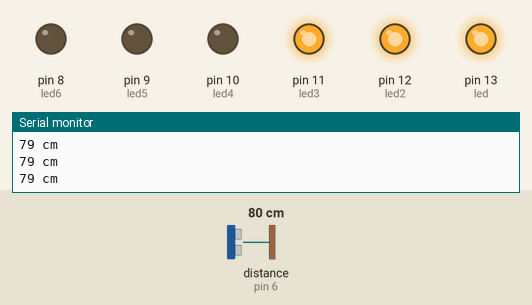
Recording of a sketch running on a simulated Arduino Uno, built with avr-gcc and run on an emulated ATmega328P. On the bench: output pins drawn as LEDs (lit = HIGH), the last lines printed to the serial monitor. Wiring (inferred from the names in the program): ultrasonic range finder: trigger pin 7; echo pin 6. The test bench sets the inputs (shaded band); at power-on: distance to the obstacle (sensor on pin 6) 80 cm. The echo pulse lasts 58.3 µs per cm; pins used as bus, display or sensor lines are not drawn.

Above: at 1.2 s.
1.3 s: distance to the obstacle (sensor on pin 6) set to 2 cm
At 2.5 s:
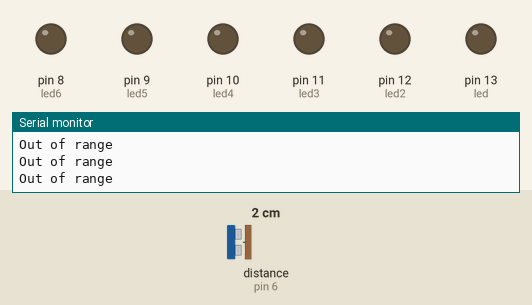
2.8 s: distance to the obstacle (sensor on pin 6) set to 12 cm
4.3 s: distance to the obstacle (sensor on pin 6) set to 16 cm
At 4.6 s:
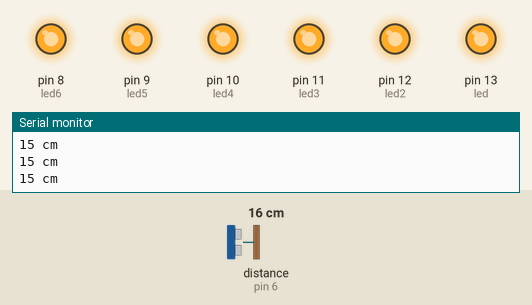
5.8 s: distance to the obstacle (sensor on pin 6) set to 23 cm
At 6.9 s:
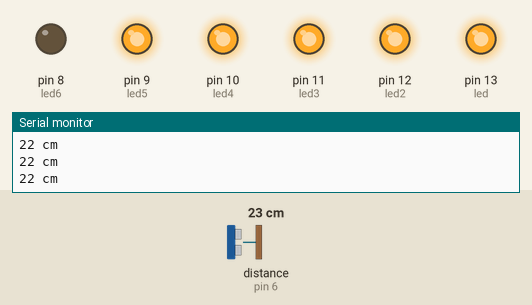
7.3 s: distance to the obstacle (sensor on pin 6) set to 27 cm
10.3 s: distance to the obstacle (sensor on pin 6) set to 35 cm
At 11.5 s:
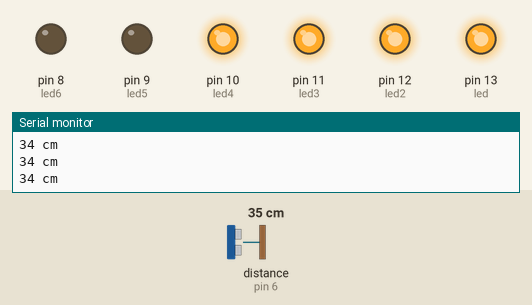
Timing chart, 0 to 12.8 s (numbered marks = the images above; inputs shaded):
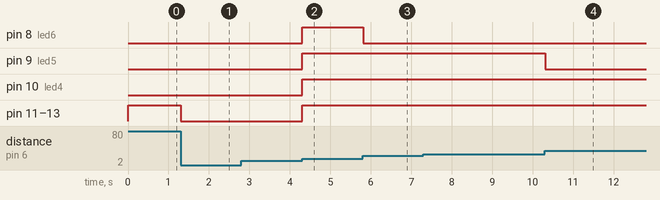

The sketch:

arduinopark.ino
```cpp
#define trigPin 7
#define echoPin 6
#define led 13
#define led2 12
#define led3 11
#define led4 10
#define led5 9
#define led6 8
void setup() {
 Serial.begin (9600);
 pinMode(trigPin, OUTPUT);
 pinMode(echoPin, INPUT);
 pinMode(led, OUTPUT);
 pinMode(led2, OUTPUT);
 pinMode(led3, OUTPUT);
 pinMode(led4, OUTPUT);
 pinMode(led5, OUTPUT);
 pinMode(led6, OUTPUT);
}
void loop() {
 long duration, distance;
 digitalWrite(trigPin, LOW);
 delayMicroseconds(2);
 digitalWrite(trigPin, HIGH);
 delayMicroseconds(10);
 digitalWrite(trigPin, LOW);
 duration = pulseIn(echoPin, HIGH);
 distance = (duration/2) / 29.1;
 if (distance > 13 && distance < 200) { //green 1
   digitalWrite(led, HIGH);
 }
 else {
   digitalWrite(led,LOW);
 }
 if (distance > 13 && distance < 125) { //green2
     digitalWrite(led2, HIGH);
}
 else {
     digitalWrite(led2, LOW);
 }
 if (distance > 13 && distance < 100) { //yellow 1
     digitalWrite(led3, HIGH);
}
 else {
   digitalWrite(led3, LOW);
 }
 if (distance > 13 && distance < 50) { //yellow 2
   digitalWrite(led4, HIGH);
}
 else {
   digitalWrite(led4,LOW);
 }
 if (distance > 13 && distance < 30) { //red1
   digitalWrite(led5, HIGH);
}
 else {
   digitalWrite(led5,LOW);
 }
 if (distance > 13 && distance < 20) { //red2
   digitalWrite(led6, HIGH);
}
 else {
   digitalWrite(led6,LOW);
 }
 if (distance >=200 || distance <=13){
   Serial.println("Out of range");
 }
 else {
   Serial.print(distance);
   Serial.println(" cm");
 }
}
```

Measured:
- the behaviour switches between 14 and 15 cm on distance to the obstacle (sensor on pin 6) (found by bisection; images 1 and 2)
- the behaviour switches between 20 and 21 cm on distance to the obstacle (sensor on pin 6) (found by bisection; images 2 and 3)
- the behaviour switches between 30 and 31 cm on distance to the obstacle (sensor on pin 6) (found by bisection; images 3 and 4)
- after the input at 1.3 s, pin 11 (led3), pin 12 (led2), pin 13 (led): HIGH → LOW at once
- after the input at 4.3 s, pin 8 (led6), pin 9 (led5), pin 10 (led4), pin 11 (led3), pin 12 (led2), pin 13 (led): LOW → HIGH at once
- after the input at 5.8 s, pin 8 (led6): HIGH → LOW at once
- after the input at 10.3 s, pin 9 (led5): HIGH → LOW at once
